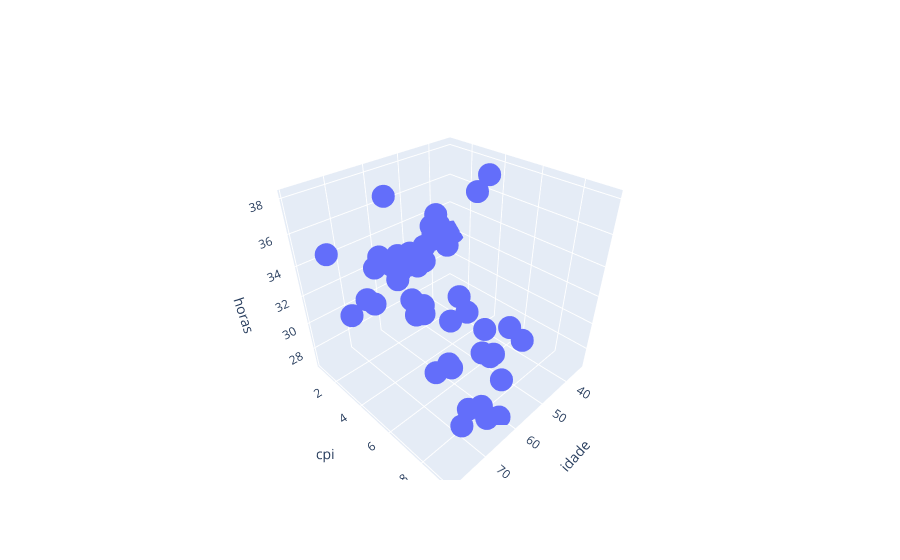

Source (notebook cell):
### Code cell
# Create the figure
fig = go.Figure(data=[go.Scatter3d(x=paises['idade'], 
                                   y=paises['cpi'], 
                                   z=paises['horas'], 
                                   mode='markers',
                                  text=paises.index)])

# Set the axis labels
fig.update_layout(scene=dict(xaxis_title='idade', yaxis_title='cpi', zaxis_title='horas'))

# Show the plot
fig.show()

### Figure 1 — Plotly figure (JSON) as saved in the notebook; plotly's stock layout.template omitted (floating-point values rounded to 4 significant figures)
{"data": [{"mode": "markers", "text": ["1", "2", "3", "4", "5", "6", "7", "8", "9", "10", "11", "12", "13", "14", "15", "16", "17", "18", "19", "20", "21", "22", "23", "24", "25", "26", "27", "28", "29", "30", "31", "32", "33", "34", "35", "36", "37", "38", "39", "40", "41", "42", "43", "44", "45", "46", "47", "48", "49", "50"], "type": "scatter3d", "x": [72, 64, 72, 67, 59, 61, 70, 49, 79, 58, 42, 76, 59, 70, 66, 60, 53, 56, 63, 42, 63, 66, 58, 44, 62, 39, 73, 61, 65, 64, 58, 75, 50, 69, 67, 46, 58, 61, 64, 62, 70, 65, 34, 63, 68, 61, 44, 60, 65, 51], "y": [3.9, 8.7, 7.9, 7.1, 4, 8.9, 6.2, 2.5, 4, 6.3, 4.6, 9.3, 2.1, 6.8, 7.9, 3.5, 8.5, 2.3, 1.8, 0.8, 8, 3.9, 2, 1.9, 2.8, 1.5, 3.4, 8.8, 9.3, 8.6, 3.3, 1.4, 5.3, 6, 3.7, 2.1, 3.7, 3.5, 2.8, 6.1, 9.2, 8.7, 1, 3.8, 2.5, 4.4, 2.4, 7.6, 7.1, 2.8], "z": [35, 32, 32, 30.1, 35, 33.4, 34, 34, 33, 32, 38.1, 30, 32, 30, 27.5, 30, 31, 29.8, 33.5, 32, 31.3, 35.1, 32, 33.9, 32.4, 31.7, 32.8, 26.8, 31, 27.1, 33.2, 34.7, 38, 33.2, 34.5, 34.9, 33.8, 34.5, 37.8, 31.8, 30, 32, 32, 34.1, 31.2, 34.5, 32.8, 32.1, 34.5, 34.9]}], "layout": {"scene": {"xaxis": {"title": {"text": "idade"}}, "yaxis": {"title": {"text": "cpi"}}, "zaxis": {"title": {"text": "horas"}}}}}
